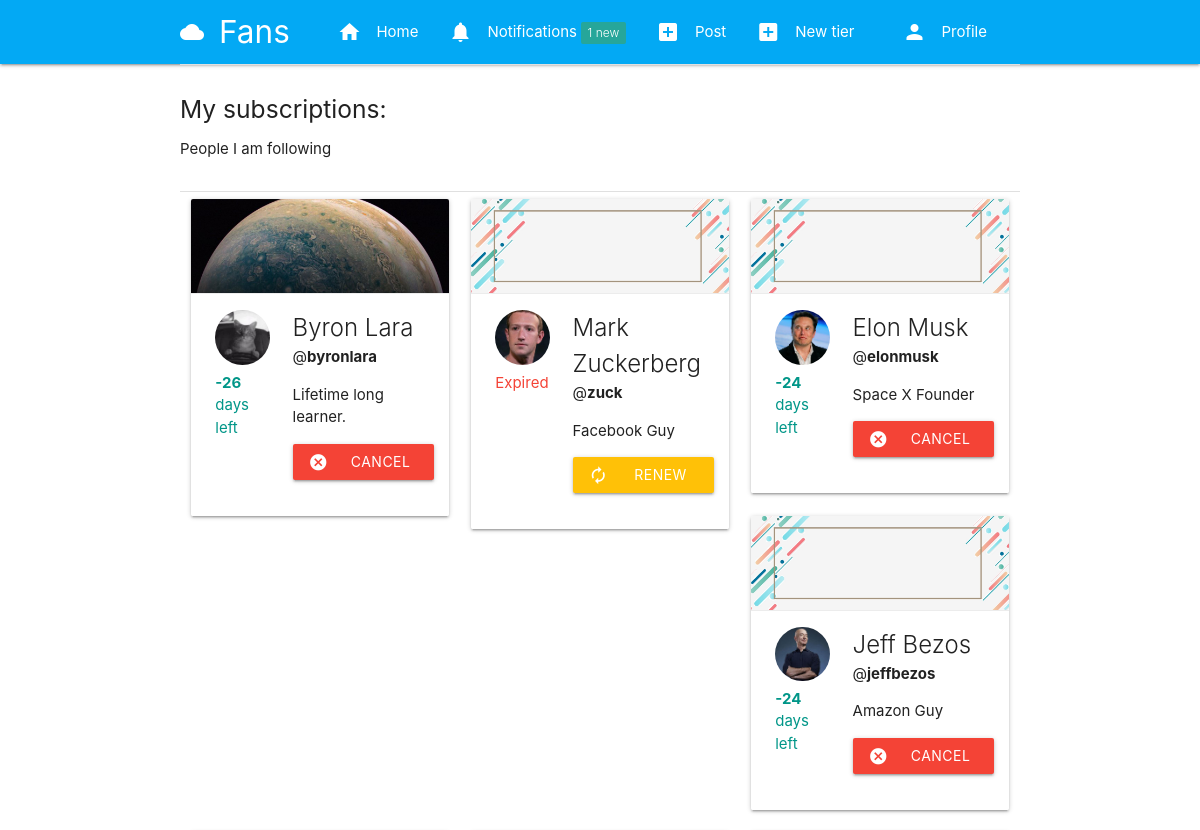
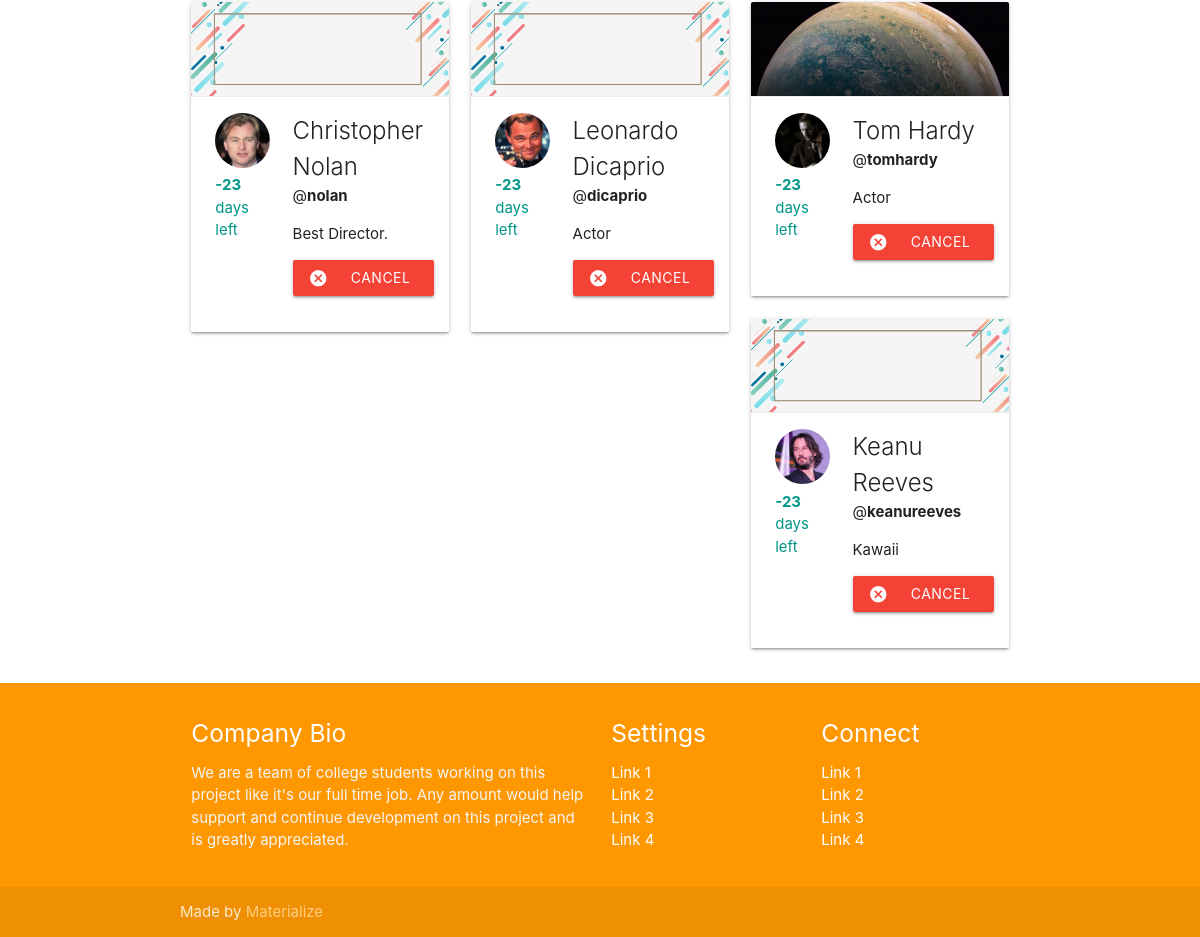
Screenshot of /sub/myfollows (signed in) with the database file from the repository (2 pictures, top to bottom).
### tier/models.py (models this page shows, shortened)
class Subscription(models.Model):
    subscriber = models.ForeignKey(User, related_name=("subscriber"), on_delete=models.CASCADE)
    subscribed = models.ForeignKey(User, related_name=("subscribed"), on_delete=models.CASCADE)
    tier = models.ForeignKey(Tier, related_name=("tier"), on_delete=models.CASCADE)
    date = models.DateTimeField(auto_now_add=True)
    expired = models.BooleanField(default=False)

### authy/models.py (models this page shows, shortened)
class Profile(models.Model):
	user = models.OneToOneField(User, on_delete=models.CASCADE, related_name='profile')
	location = models.CharField(max_length=50, null=True, blank=True)
	url = models.CharField(max_length=80, null=True, blank=True)
	profile_info = models.TextField(max_length=150, null=True, blank=True)
	created = models.DateField(auto_now_add=True)
	picture = models.ImageField(upload_to=user_directory_path_profile, blank=True, null=True, verbose_name='Picture')
	banner = models.ImageField(upload_to=user_directory_path_banner, blank=True, null=True, verbose_name='Banner')

### tier/views.py (the view)
# urls.py: path('myfollows',following_list,name='myfollows'),
def following_list(request):
  my_follows = Subscription.objects.filter(subscriber=request.user)
  for follows in my_follows:
    if follows.expired !=True:
      end_date = datetime.now() - timedelta(days=6)
      remaining = follows.date.replace(tzinfo=None) - end_date.replace(tzinfo=None)
      days_left = remaining.days
      follows.date = days_left
  context = {
    'my_follows':my_follows,
    }
  return render(request,'following_list.html',context)

### authy/views.py (called while the page is built)
def side_nav_info(request):
	user = request.user
	nav_profile = None
	fans = None
	follows = None
	if user.is_authenticated:
		nav_profile = Profile.objects.get(user=user)
		fans = Subscription.objects.filter(subscribed=user).count()
		follows = Subscription.objects.filter(subscriber=user).count()
	return {'nav_profile': nav_profile, 'fans': fans, 'follows': follows}

### notifications/views.py (called while the page is built)
def count_notifications(request):
  count_notifications = None
  if request.user.is_authenticated:
    count_notifications = Notification.objects.filter(user=request.user,is_seen=False).count()
  return {'count_notifications':count_notifications}

### fans_clone/templates/following_list.html
{% extends 'base.html' %}
{% load static %}
{% block content %}
<div class="divider"></div>
<div class="section">
  <h5>My subscriptions:</h5>
  <p>People I am following</p>
</div>
<div class="divider"></div>
{% for person in my_follows %}
    <div class="col s12 m4">
              <div class="card">
                <div class="card-image">
                {% if person.subscribed.profile.banner %}
                    <img src="{{ person.subscribed.profile.banner.url }}">
                  {% else %}
                    <img src="{% static 'img/nobanner.jpg' %}">
                  {% endif %}
                </div>
                <div class="card-action">
                    <div class="row">
                      <div class="col s4">
                        {% if person.subscribed.profile.picture %}
                            <img src="{{ person.subscribed.profile.picture.url }}" class="circle responsive-img">
                          {% else %}
                            <img src="{% static 'img/no_avatar.jpg' %}" class="circle responsive-img">
                          {% endif %}
                          {% if person.expired == True %}
                            <span class="red-text">Expired</span>
                          {% else %}
                            <span class="teal-text accent-4"><b>{{ person.date }}</b> days left</span>
                          {% endif %}
                        </div>
                        <div class="col s8">
                            <span class="card-title">
                                {{ person.subscribed.first_name }} {{ person.subscribed.last_name }}
                            </span>
                            <br>
                            <span>@<b>{{ person.subscribed.username }}</b></span>
                            <p>{{ person.subscribed.profile.profile_info }}</p>
                            {% if person.expired == True %}
                                <a class="waves-effect waves-light btn amber"><i class="material-icons left">autorenew</i>Renew subscription</a>
                            {% else %}
                                <a class="waves-effect waves-light btn red"><i class="material-icons left">cancel</i>Cancel subscription</a>
                            {% endif %}
                        </div>
                    </div>
                </div>
              </div>
    </div>
{% endfor %}
{% endblock %}

### rows the page displays
Subscription: subscribed.profile.banner (picture), subscribed.profile.picture (placeholder picture), date "-26", subscribed.first_name "Byron", subscribed.last_name "Lara", subscribed.username "byronlara", subscribed.profile.profile_info "Lifetime long learner.", expired False (drawn)
Subscription: subscribed.profile.picture (placeholder picture), expired "Expired", subscribed.first_name "Mark", subscribed.last_name "Zuckerberg", subscribed.username "zuck", subscribed.profile.profile_info "Facebook Guy"
Subscription: subscribed.profile.picture (placeholder picture), date "-24", subscribed.first_name "Elon", subscribed.last_name "Musk", subscribed.username "elonmusk", subscribed.profile.profile_info "Space X Founder", expired False (drawn)
Subscription: subscribed.profile.picture (placeholder picture), date "-24", subscribed.first_name "Jeff", subscribed.last_name "Bezos", subscribed.username "jeffbezos", subscribed.profile.profile_info "Amazon Guy", expired False (drawn)
Subscription: subscribed.profile.picture (placeholder picture), date "-23", subscribed.first_name "Christopher", subscribed.last_name "Nolan", subscribed.username "nolan", subscribed.profile.profile_info "Best Director.", expired False (drawn)
Subscription: subscribed.profile.picture (placeholder picture), date "-23", subscribed.first_name "Leonardo", subscribed.last_name "Dicaprio", subscribed.username "dicaprio", subscribed.profile.profile_info "Actor", expired False (drawn)
Subscription: subscribed.profile.banner (picture), subscribed.profile.picture (placeholder picture), date "-23", subscribed.first_name "Tom", subscribed.last_name "Hardy", subscribed.username "tomhardy", subscribed.profile.profile_info "Actor", expired False (drawn)
Subscription: subscribed.profile.picture (placeholder picture), date "-23", subscribed.first_name "Keanu", subscribed.last_name "Reeves", subscribed.username "keanureeves", subscribed.profile.profile_info "Kawaii", expired False (drawn)

### other values shown
{{ count_notifications }} "1"
